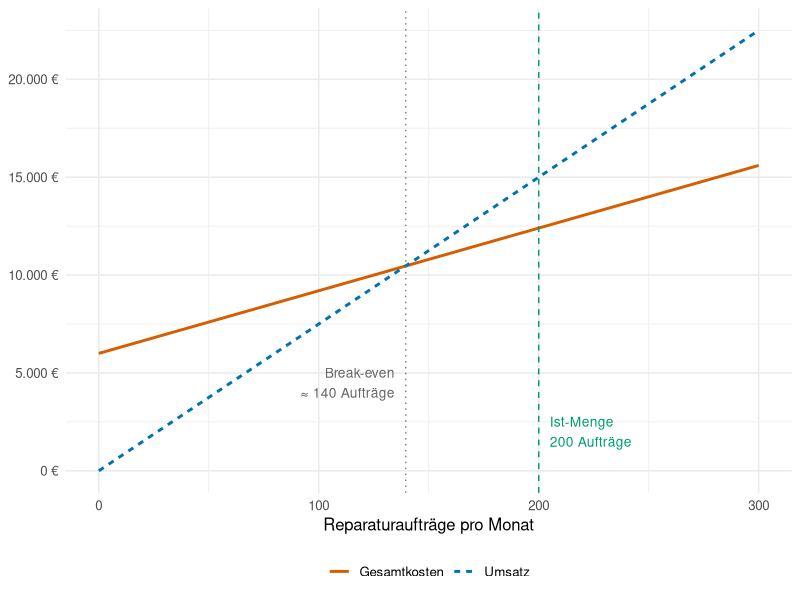

The R source for this figure:
## ---- chunk 1
#| echo: false
#| fig-height: 4
#| fig-cap: "Break-even-Analyse im Reparaturbereich"
library(ggplot2)
library(tidyr)

n   <- seq(0, 300, by = 5)
bep <- 6000 / (75 - 32)

df <- data.frame(
  Auftraege    = n,
  Umsatz       = 75 * n,
  Gesamtkosten = 6000 + 32 * n
)
df_long <- pivot_longer(df, -Auftraege, names_to = "Linie", values_to = "Euro")
df_long$Linie <- factor(df_long$Linie, levels = c("Gesamtkosten", "Umsatz"))

ggplot(df_long, aes(x = Auftraege, y = Euro, color = Linie, linetype = Linie)) +
  geom_line(linewidth = 1) +
  geom_vline(xintercept = bep,  linetype = "dotted", color = "gray50") +
  geom_vline(xintercept = 200,  linetype = "dashed",  color = "#009E73") +
  annotate("text", x = bep - 5, y = 4500,
           label = paste0("Break-even\n≈ ", ceiling(bep), " Aufträge"),
           size = 3.5, hjust = 1, color = "gray40") +
  annotate("text", x = 205, y = 2000,
           label = "Ist-Menge\n200 Aufträge",
           size = 3.5, hjust = 0, color = "#009E73") +
  scale_color_manual(values = c("#D55E00", "#0072B2")) +
  scale_y_continuous(
    labels = function(x) paste0(format(x, big.mark = ".", scientific = FALSE), " €")
  ) +
  labs(x = "Reparaturaufträge pro Monat", y = NULL, color = NULL, linetype = NULL) +
  theme_minimal(base_size = 12) +
  theme(legend.position = "bottom")
